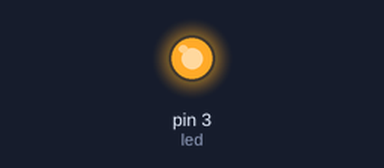
Simulated run of this sketch. Board: Arduino Uno, built with avr-gcc and run on an emulated ATmega328P. On the bench: output pins drawn as LEDs (lit = HIGH).

Above: at 1.7 s.
At 5.2 s:
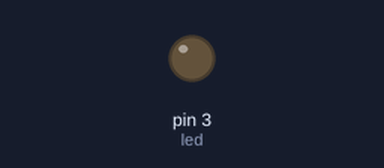
Timing chart, 0 to 9.1 s (numbered marks = the images above):
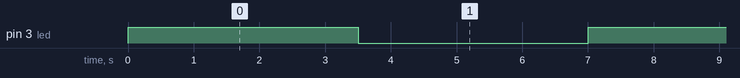

Measured:
- by itself, pin 3 (led): alternates HIGH for 3.5 s and LOW for 3.5 s

The sketch:

led_brillo.ino
```cpp
int led=3;// LED en pin 3
int brillo;


void setup()
{
  pinMode(led,OUTPUT); // pin 3 como salida
}
 void loop()
 {
    digitalWrite(led,HIGH);//
    delay(3500);
    digitalWrite(led,LOW);//
    delay(3500);

 }
```
